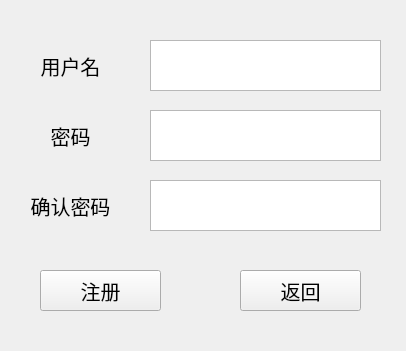
<?xml version="1.0" encoding="UTF-8"?>
<ui version="4.0">
 <class>Register</class>
 <widget class="Register" name="Register">
  <property name="geometry">
   <rect>
    <x>0</x>
    <y>0</y>
    <width>406</width>
    <height>351</height>
   </rect>
  </property>
  <property name="windowTitle">
   <string>用户注册</string>
  </property>
  <widget class="QTextEdit" name="textEditNickName">
   <property name="geometry">
    <rect>
     <x>150</x>
     <y>40</y>
     <width>231</width>
     <height>51</height>
    </rect>
   </property>
   <property name="font">
    <font>
     <pointsize>15</pointsize>
    </font>
   </property>
  </widget>
  <widget class="QTextEdit" name="textEditPasswd">
   <property name="geometry">
    <rect>
     <x>150</x>
     <y>110</y>
     <width>231</width>
     <height>51</height>
    </rect>
   </property>
   <property name="font">
    <font>
     <pointsize>15</pointsize>
    </font>
   </property>
  </widget>
  <widget class="QTextEdit" name="textEditPasswdRe">
   <property name="geometry">
    <rect>
     <x>150</x>
     <y>180</y>
     <width>231</width>
     <height>51</height>
    </rect>
   </property>
   <property name="font">
    <font>
     <pointsize>15</pointsize>
    </font>
   </property>
  </widget>
  <widget class="QLabel" name="label">
   <property name="geometry">
    <rect>
     <x>10</x>
     <y>50</y>
     <width>121</width>
     <height>31</height>
    </rect>
   </property>
   <property name="font">
    <font>
     <pointsize>15</pointsize>
    </font>
   </property>
   <property name="text">
    <string>用户名</string>
   </property>
   <property name="alignment">
    <set>Qt::AlignCenter</set>
   </property>
   <property name="buddy">
    <cstring>textEditNickName</cstring>
   </property>
  </widget>
  <widget class="QLabel" name="labelPassword">
   <property name="geometry">
    <rect>
     <x>10</x>
     <y>120</y>
     <width>121</width>
     <height>31</height>
    </rect>
   </property>
   <property name="font">
    <font>
     <pointsize>15</pointsize>
    </font>
   </property>
   <property name="text">
    <string>密码</string>
   </property>
   <property name="alignment">
    <set>Qt::AlignCenter</set>
   </property>
   <property name="buddy">
    <cstring>textEditPasswd</cstring>
   </property>
  </widget>
  <widget class="QLabel" name="labelRePasswd">
   <property name="geometry">
    <rect>
     <x>10</x>
     <y>190</y>
     <width>121</width>
     <height>31</height>
    </rect>
   </property>
   <property name="font">
    <font>
     <pointsize>15</pointsize>
    </font>
   </property>
   <property name="text">
    <string>确认密码</string>
   </property>
   <property name="alignment">
    <set>Qt::AlignCenter</set>
   </property>
   <property name="buddy">
    <cstring>textEditPasswdRe</cstring>
   </property>
  </widget>
  <widget class="QPushButton" name="pushButtonSubmit">
   <property name="geometry">
    <rect>
     <x>40</x>
     <y>270</y>
     <width>121</width>
     <height>41</height>
    </rect>
   </property>
   <property name="font">
    <font>
     <pointsize>15</pointsize>
    </font>
   </property>
   <property name="text">
    <string>注册</string>
   </property>
  </widget>
  <widget class="QPushButton" name="pushButtonReturn">
   <property name="geometry">
    <rect>
     <x>240</x>
     <y>270</y>
     <width>121</width>
     <height>41</height>
    </rect>
   </property>
   <property name="font">
    <font>
     <pointsize>15</pointsize>
    </font>
   </property>
   <property name="text">
    <string>返回</string>
   </property>
  </widget>
 </widget>
 <customwidgets>
  <customwidget>
   <class>Register</class>
   <extends>QWidget</extends>
   <header>register.h</header>
   <container>1</container>
  </customwidget>
 </customwidgets>
 <resources/>
 <connections>
  <connection>
   <sender>pushButtonReturn</sender>
   <signal>released()</signal>
   <receiver>Register</receiver>
   <slot>close()</slot>
   <hints>
    <hint type="sourcelabel">
     <x>300</x>
     <y>290</y>
    </hint>
    <hint type="destinationlabel">
     <x>202</x>
     <y>175</y>
    </hint>
   </hints>
  </connection>
 </connections>
</ui>
